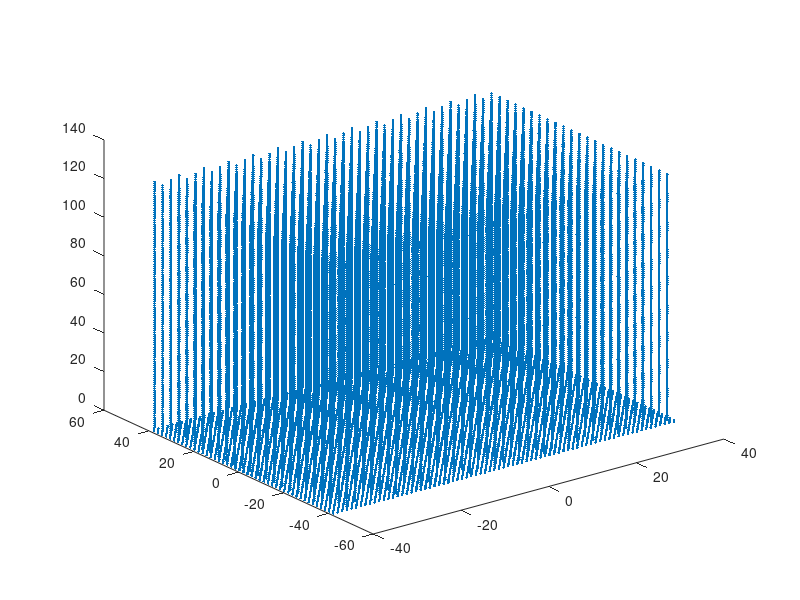

Write MATLAB code to recreate this figure.

% make a read file for LAMMPS
clear;
tic
%numbers

Nmon1 = 2 %36;
Nmon2 = 128 - Nmon1 %35;
Nmon3 = 0;

q = 1;

Lz = 290;

Nbrush = 1; %% TWO BRUSHES OR 1

solventtype = 0; %% no solvent (0), monomeric (1) or dimeric solvent (2)

if ((solventtype ~=1) && (solventtype ~= 0) && (solventtype ~= 2)) 
    solventtype
    fprintf('Choose value 0 (none), 1 (monomeric) or 2 (dimeric) for solventtype!\n'); 
    return;
end   

%%% gut: "factor" ist quadrat einer natuerlichen zahl oder
%%% eines bruchs natürlicher zahlen
factor=1; %4   %16/9; %25/9; %4; %% increase initial density by this factor

Nmontot = Nmon1+Nmon2*q %+Nmon3*4

sigma_final = 0.100; %0.025 %2

sigma = sigma_final / factor;

if ((Nbrush ~=1) && (Nbrush ~= 2)) 
    Nbrush
    fprintf('Choose value 1 or 2 for Nbrush!\n'); 
    return;
end   

if (Nmon1==0)
    fprintf('At least one monomer of stem polymer needed! (Nmon1 ~= 0 necessary)\n'); 
    return;
end    

if (((Nmon1 == 0) && (Nmon2 ~= 0)) | ((Nmon1 == 0) && (Nmon3 ~= 0)) | ((Nmon2 == 0) && (Nmon3 ~= 0)))
    fprintf('Lower generations of branching should exist before generating higher generations!\n'); 
    return;
end

rho = 0.85;
Lz_final = 12.0; %100.00  %12.0%17.5;

Lz_final1 = 12.0;
Lz_final2 = 14.25;
Lz_final3 = 17.5;

xrows=(152*3/4-14)*1.5;
yrows=(32*3/4+6)*1.5;

nnn = xrows*yrows; %% number of lattice atoms

%% array to save coordinates of l21;attice 
b = struct('x',zeros(nnn,1),'y',zeros(nnn,1),'z',zeros(nnn,1));

%% increment of lattice 
dx=0.52500000;
dy=0.9093250000;

%% starting from zero
xstart=0;
ystart=0;
zstart=0;

%% calculating coordinates for lattice atoms
index=1;
for i=1:xrows
    for j=1:yrows
        b.x(index)=xstart+(i-1)*dx;
        b.y(index)=ystart+(j-1)*2*dy+mod(i+1,2)*dy;
        b.z(index)=zstart;
        index=index+1;
    end
end

%% make it symmetrical around zero in x and y
b.x(:)=b.x(:)-xrows*dx/2;
b.y(:)=b.y(:)-yrows*dy;

%% determine lattice size in x and y
xmin=min(b.x);
xmax=max(b.x);

ymin=min(b.y);
ymax=max(b.y);

%% calculate box size (adding increment so, that it can be used in period boundary conditions)
Lx=xmax-xmin+dx
Ly=ymax-ymin+dy
Nc = floor(sigma*Lx*Ly*factor)+1

 Nc = Nc -1 + 0
%Nc = floor(sigma*Lx_final*Ly_final*factor)+1
%Nc=2

% alllocate space for grafting coords etc.
graftingpoints = zeros(2*Nc,2);
graftingcoords = zeros(2*Nc,2);


gen=0
if (Nmon2==0)
    gen=1;
elseif ((Nmon2 ~= 0) && (Nmon3 == 0))
    gen=2;
elseif (Nmon3 ~= 0)
    gen=3;
end;


%% devise filename
filename = strcat('Ab_', num2str(Nmon1+Nmon2), '_', num2str(sigma))

count1=0;
count2=0;
Nangles = 0;
Ndih = 0;
Nimp = 0;


%%%% THIS CALCULATES THE AMOUNT OF SOLVENT PARTICLES FOR A DENSITY OF 0.8

if (solventtype == 2)
    N_solv=floor((rho*Lx*Ly*(Lz_final+2*2^(1/6))-Nmontot*Nc*Nbrush)/2)+1;
elseif (solventtype == 1)   
    N_solv=floor((rho*Lx*Ly*(Lz_final+2*2^(1/6))-Nmontot*Nc*Nbrush)/2)+1;
    %N_solv=2*N_solv;
elseif (solventtype == 0)       
    N_solv=0
end
    
if (Nbrush==1)
    N_solv=0
end


if (Nbrush==1)
    Tatoms = 8;
elseif (Nbrush==2)
    Tatoms = 17;
    if (N_solv == 0)
        Tatoms = Tatoms-1 ;
    end;
end;

Tbonds = 1;
Tangles = 0;
Tdih = 0;
Timp = 0;


Lx = Lx*sqrt(factor);
Ly = Ly*sqrt(factor);


ztot = zeros(Nbrush*Nmontot*Nc,3);%zeros(Nmon1+2*Nmon2,3);
type = zeros(90000,1);

for NB=1:Nbrush;
    
    ugrid = zeros(floor(Ly+1),floor(Lx+1));
    lgrid = zeros(floor(Ly+1),floor(Lx+1));
    size(lgrid)
    Ngrid = floor(Ly+1)*floor(Lx+1);
    sc = 2^(1/6);
    mz = min(b.z)+sc;
    z = zeros(Nmontot,3);%zeros(Nmon1+2*Nmon2,3);
    kk1 = 0;
    kk2 = 0;
    v = z;
    nn = zeros(90000,3); %%% information on jumping over boundary conditions
    %lower brush coordinates
    
    Lx
    Ly
    area = Lx*Ly
    ratio = Lx/Ly
    sqrtNc = sqrt(Nc)
    xgrid = round(sqrtNc*ratio)+4 %-3 %floor(sqrtNc*ratio)
    ygrid = round(sqrtNc/ratio)-3 %+5 %floor(sqrtNc/ratio)
    Nc
    myNc = xgrid*ygrid
    xinc = Lx/xgrid;
    yinc = Ly/ygrid;

    gridcounter = 0

        for nchains=1:Nc %Nc
            ready = false;
            count = 0;
            while ~ready
                count=count+1;
                
                %%% break condition of loop
                if (count > 10000)
                    fprintf('Cannot fit polymers on grid. Choose a smaller Nc.\n');
                    return;
                end

                nchains
                
                jj = (nchains-1)+1-gridcounter*xgrid
                ii = gridcounter+1
                if (nchains == xgrid*(gridcounter+1))
                    gridcounter = gridcounter+1;
                end    
                ready=1;

            end  
            
            
            kk1=kk1+1;
            z((kk1-1)*Nmontot+1:Nmon1+(kk1-1)*Nmontot,2) = (ii-1)*yinc - Ly/2 + 1 + yinc/4 + mod(jj,2)*yinc/2; %; %y coord of polymer
            z((kk1-1)*Nmontot+1:Nmon1+(kk1-1)*Nmontot,1) = (jj-1)*xinc - Lx/2 + 1 + xinc/4; %+mod(ii,2)*xinc/2; %x coord of polymer
            z((kk1-1)*Nmontot+1:Nmon1+(kk1-1)*Nmontot,3) = mz - 1 + [1:Nmon1];  % z coord of polymer
            
            graftingpoints(kk1,2) = ii;
            graftingpoints(kk1,1) = jj;
            
            if (Nmon2 > 0) % erste Ordnung Verzweigung
                
                        for yy=1:q
                            yy;
                            z((kk1-1)*Nmontot+Nmon1+1+(yy-1)*Nmon2:(kk1-1)*Nmontot+Nmon1+yy*Nmon2,1) = (jj-1) * xinc - Lx/2 + 1 + xinc/4;
                            z((kk1-1)*Nmontot+Nmon1+1+(yy-1)*Nmon2:(kk1-1)*Nmontot+Nmon1+yy*Nmon2,2) = (ii-1) * yinc - Ly/2 + 1 + yinc/4 + mod(jj,2) * yinc/2;
                            z((kk1-1)*Nmontot+Nmon1+1+(yy-1)*Nmon2:(kk1-1)*Nmontot+Nmon1+yy*Nmon2,3) = mz + Nmon1 - 1 + [1:Nmon2];

                        end
                        
            end
            
            
            %%%% assign atom types          
            % head
            type(Nmontot*Nc*(NB-1)+(kk1-1)*Nmontot+1,1) = 1 + mod(NB+1,2) * 6;
      
            % upper bulk   
            type(Nmontot*Nc*(NB-1)+(kk1-1)*Nmontot+Nmon1+1:Nmontot*Nc*(NB-1)+(kk1-1)*Nmontot+Nmon1+q*Nmon2,1) = 2+mod(NB+1,2) * 6;

            % lower bulk
            type(Nmontot*Nc*(NB-1)+(kk1-1)*Nmontot+2:Nmontot*Nc*(NB-1)+(kk1-1)*Nmontot+Nmon1,1) = 2 + mod(NB+1,2) * 6;

            % middle monomer
            type(Nmontot*Nc*(NB-1)+(kk1-1)*Nmontot+Nmon1,1) = 2 + mod(NB+1,2) * 6;

            % end
            type(Nmontot*Nc*(NB-1)+(kk1-1)*Nmontot+Nmon1+Nmon2:Nmon2:Nmontot*Nc*(NB-1)+(kk1-1)*Nmontot+Nmon1+Nmon2*q,1) = 3 + mod(NB+1,2) * 6; 

            z((kk1-1)*Nmontot+1:kk1*Nmontot,1) = z((kk1-1)*Nmontot+1:kk1*Nmontot,1) - 1;
            z((kk1-1)*Nmontot+1:kk1*Nmontot,2) = z((kk1-1)*Nmontot+1:kk1*Nmontot,2) - 1;
            
            graftingcoords(kk1,1) = z((kk1-1)*Nmontot+1,2);
            graftingcoords(kk1,2) = z((kk1-1)*Nmontot+1,1);
            
        end

        ztot(Nmontot*Nc*(NB-1)+1:NB*Nmontot*Nc,1:2) = z(1:Nmontot*Nc,1:2);
        ztot(Nmontot*Nc*(NB-1)+1:NB*Nmontot*Nc,3) = z(1:Nmontot*Nc,3)*(-1)^(mod(NB+1,2))+ mod(Nbrush+1,2)*Lz/2*(-1)^(mod(NB,2));

end

%%% GENERATE SOLVENT MOLECULES

y=zeros(2,3);
xjump=0;
yjump=0;
zjump=0;
nlayers=0;
for i=1:N_solv
        y((i-1)*2+1:i*2,1) = -Lx/2 + [1:2] + xjump +0.2;
        y((i-1)*2+1:i*2,2) = -Ly/2 + yjump+0.2;
        y((i-1)*2+1:i*2,3) = zjump;
        xjump=xjump+3;
        if (xjump > Lx-1)
            yjump = yjump+2;
            xjump = 0;
        end
        if (yjump > Ly-1)
            yjump=0;
            nlayers = nlayers+1;
            zjump = zjump + 3*nlayers*(-1)^(nlayers+1);
        end
end;


Lx=Lx/sqrt(factor);  %%% back to original size
Ly=Ly/sqrt(factor);  %%% back to original size


typeA=Nbrush*Nc*(Nmontot);
typeS = 2*N_solv;

type(typeA+1:typeA+typeS)=17;  % type of solvent

%typeA=(kk1+kk2)*(Nmontot);    % # of monomers in the brush (includes grafted heads)
typeA1=Nbrush*(Nmontot-1)*Nc;
typeB1=Nbrush;
%typeS = 2*N_solv;


x=zeros(size(ztot,1)+typeS+nnn*Nbrush,3);

number3=size(ztot,1)+nnn*Nbrush+typeS;

xcorrection=floor(Lx*sqrt(factor)+1)/Lx  %floor(Lx*sqrt(factor)+1)/sqrt(factor)/Lx
ycorrection=floor(Ly*sqrt(factor)+1)/Ly  %floor(Ly*sqrt(factor)+1)/sqrt(factor)/Ly

xcorrection=1.0
ycorrection=1.0

ztot(:,1)=ztot(:,1)./xcorrection; %%% rescale x and y coordinates in case of stretching system
ztot(:,2)=ztot(:,2)./ycorrection;

x(1:typeA,1:3)=ztot;

if (N_solv > 0)
    x(typeA+1:typeA+typeS,1:3)=y;
end

x(typeA+typeS+1:typeA+typeS+nnn,1)=b.x;
x(typeA+typeS+1:typeA+typeS+nnn,2)=b.y;
x(typeA+typeS+1:typeA+typeS+nnn,3)=b.z-Lz/2*mod(Nbrush+1,2);

if (Nbrush == 2)
    x(typeA+typeS+nnn+1:typeA+typeS+Nbrush*nnn,1)=b.x;
    x(typeA+typeS+nnn+1:typeA+typeS+Nbrush*nnn,2)=b.y;
    x(typeA+typeS+nnn+1:typeA+typeS+Nbrush*nnn,3)=b.z+Lz/2;
end


type(typeA+typeS+1:typeA+typeS+nnn) = 4;    % lower wall
if (Nbrush == 2)
    type(typeA+typeS+nnn+1:typeA+typeS+Nbrush*nnn) = 12;    % upper wall
end

vel_per_wall = 0.01;
tlj = 0.0025;
Lzbegin = Lz;
compress_steps = (Lzbegin-(Lz_final+2*2^(1/6)))/(vel_per_wall*tlj*2);

compress_steps1 = (Lzbegin-(Lz_final1+2*2^(1/6)))/(vel_per_wall*tlj*2);
compress_steps2 = (Lzbegin-(Lz_final2+2*2^(1/6)))/(vel_per_wall*tlj*2);
compress_steps3 = (Lzbegin-(Lz_final3+2*2^(1/6)))/(vel_per_wall*tlj*2);


%%% Write LAMMPS file

lmp_filename = strcat(filename, 'huge.data')

fid2 = fopen(lmp_filename,'wt');
%fprintf(fid2,'LAMMPS Description of a Polymer Brush with branched Chains\n');
fprintf(fid2,'branched brush: rho %1.1f final wall distance %3.2f compress for %7.1f steps at t_lj=%2.3f and velocity per wall=%2.3f\n',rho,Lz_final,compress_steps,tlj,vel_per_wall);
fprintf(fid2,'\n');

Natoms = number3
N_solv

if (solventtype == 2)
    Nbonds = Nbrush*Nc*(Nmontot-1)+N_solv       %% f�r 2-fach Verzweigung ist es Nmontot-1    %(kk1+kk2)*(Nmontot-1)+N_solv
else
    Nbonds = Nbrush*Nc*(Nmontot-1)
end

fprintf(fid2,'%d atoms\n',Natoms);
fprintf(fid2,'%d bonds\n',Nbonds);
fprintf(fid2,'%d angles\n',Nangles);
fprintf(fid2,'%d dihedrals\n',Ndih);
fprintf(fid2,'%d impropers\n',Nimp);
fprintf(fid2,'\n');
       
fprintf(fid2,'%d atom types\n',Tatoms);
fprintf(fid2,'%d bond types\n',Tbonds);
fprintf(fid2,'%d angle types\n',Tangles);
fprintf(fid2,'%d dihedral types\n',Tdih);
fprintf(fid2,'%d improper types\n',Timp);
fprintf(fid2,'\n');

%Box measurements
%for periodic systems this is box size
%for non-periodic it is min/max extent of atoms
fprintf(fid2,'%6.5f %6.5f xlo xhi\n',-Lx/2, Lx/2);
fprintf(fid2,'%6.5f %6.5f ylo yhi\n',-Ly/2, Ly/2);
fprintf(fid2,'%6.5f %6.5f zlo zhi\n',0.00-mod(Nbrush+1,2)*Lz/2-3, Lz-mod(Nbrush+1,2)*Lz/2+3);
fprintf(fid2,'\n');

%Masses

 % 1 mass
 % ...
 % N mass                           (N = # of atom types)

 %Masses - same number as atom types
fprintf(fid2,'Masses\n');
fprintf(fid2,'\n'); 
fprintf(fid2,'%d %1.2f\n',1, 1.0);
fprintf(fid2,'%d %1.2f\n',2, 1.0);
fprintf(fid2,'%d %1.2f\n',3, 1.0);
fprintf(fid2,'%d %1.2f\n',4, 1.0);
fprintf(fid2,'%d %1.2f\n',5, 1.0);
fprintf(fid2,'%d %1.2f\n',6, 1.0);
if (Tatoms >= 7)
fprintf(fid2,'%d %1.2f\n',7, 1.0);
end;
if (Tatoms >= 8)
fprintf(fid2,'%d %1.2f\n',8, 1.0);
end;
if (Tatoms >= 9)
    fprintf(fid2,'%d %1.2f\n',9, 1.0);
end;
if (Tatoms >= 10)
    fprintf(fid2,'%d %1.2f\n',10, 1.0);
end;
if (Tatoms >= 11)
    fprintf(fid2,'%d %1.2f\n',11, 1.0);
end;
if (Tatoms >= 12)
    fprintf(fid2,'%d %1.2f\n',12, 1.0);
end;
if (Tatoms >= 13)
    fprintf(fid2,'%d %1.2f\n',13, 1.0);
end;
if (Tatoms >= 14)
    fprintf(fid2,'%d %1.2f\n',14, 1.0);
end;
if (Tatoms >= 15)
    fprintf(fid2,'%d %1.2f\n',15, 1.0);
    
end;
if (Tatoms >= 16)
    fprintf(fid2,'%d %1.2f\n',16, 1.0);
end;
if (Tatoms >= 17)
    fprintf(fid2,'%d %1.2f\n',17, 1.0);
end;
fprintf(fid2,'\n');
 

%Atoms
% n molecule-tag atom-type q x y z nx ny nz
fprintf(fid2,'Atoms\n');
fprintf(fid2,'\n'); 
molec_dummy = 1;
%atom_dummy = 1;
type_dummy = 1;
%number3
%typeB1*Nmon
%typeA/Nmon*(Nmon-1)
for i=1:number3
    %fprintf(fid2,'%i %i %i %6.5f %6.5f %6.5f %i %i %i\n',i, molec_dummy, type(i), x(i,1),x(i,2),x(i,3),nn(i,1),nn(i,2),nn(i,3));
    fprintf(fid2,'%i %i %i %6.5f %6.5f %6.5f\n',i, molec_dummy, type(i), x(i,1),x(i,2),x(i,3));
    if ((mod(i,Nmontot) == 0) && (i < typeA+1))
        molec_dummy = molec_dummy + 1;
    end
    
    if (solventtype == 2)
        if ((i > typeA) && (i < typeA+typeS+1) && (mod(i-Nmontot,2)==0))
            molec_dummy = molec_dummy + 1;
        end
    elseif (solventtype == 1)
        if ((i > typeA) && (i < typeA+typeS+1))
            molec_dummy = molec_dummy + 1;
        end     
    end
    
    if (i > typeA+typeS) 
        molec_dummy = molec_dummy + 1;
    end
end
fprintf(fid2,'\n');

% Velocities if needed

% Write Bonds
% n bond-type atom-1 atom-2
fprintf(fid2,'Bonds\n');
fprintf(fid2,'\n');
bond_index = 1;
bond_type = 1;

for i=1:Nc*Nbrush% loop over polymer chains
    %for j=1:Nmontot-1 % loop over
    for j=1:Nmon1-1
        %1stgen and middle arm
        %if (j < Nmon1)
            fprintf(fid2,'%i %i %i %i\n', bond_index, bond_type, (i-1)*Nmontot+j,(i-1)*Nmontot+j+1);
            bond_index = bond_index + 1;
        %end
    end
    for yy=1:q
        for j=1:Nmon2
        %for yy=1:q
            %2ndgen arms
            if (j == 1) %Nmon1+Nmon2*()
                fprintf(fid2,'%i %i %i %i\n', bond_index, bond_type, (i-1)*Nmontot+Nmon1,(i-1)*Nmontot+Nmon1+(yy-1)*Nmon2+j);
                bond_index = bond_index + 1;
            else
                fprintf(fid2,'%i %i %i %i\n', bond_index, bond_type, (i-1)*Nmontot+Nmon1+(yy-1)*Nmon2+j-1,(i-1)*Nmontot+Nmon1+(yy-1)*Nmon2+j);
                bond_index = bond_index + 1;
            end
            
        end 
    end
end    

if (solventtype == 2)
    for i=1:N_solv
          fprintf(fid2,'%i %i %i %i\n',bond_index, bond_type, typeA+(i-1)*2+1,typeA+(i-1)*2+2);
          bond_index = bond_index + 1;
    end
end

kk1;
kk2;

fclose(fid2);
%fclose('all');
clear fid2;


toc

figure(10)
plot3(x(:,1),x(:,2),x(:,3),'.')

density_after_compression = (Nc*Nmontot*2+N_solv*2)/(Lx*Ly*(Lz_final+2*2^(1/6)))
Lx
Ly
border=(Lz_final+2*2^(1/6))/2
Lz_final
Lz_final=Lz_final+2*2^(1/6)
v=0.01;
dt=0.0025;
csteps=(Lz-Lz_final)/(2*v*dt)


SIGMA_FINAL=Nc/(Lx*Ly)
